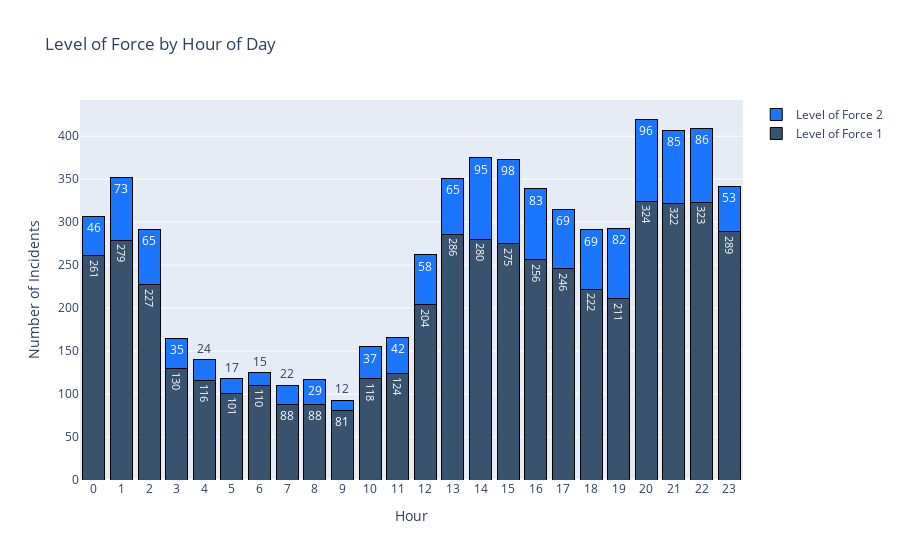

Source (notebook cell):
### Code cell
indice =  h3.index

y1 = h3['Level_Force1']
y2 = h3['Level_Force2']

fig = go.Figure()
fig.add_trace(go.Bar(
    x=indice,
    y=y1,
    name='Level of Force 1',
    marker=dict(color='rgb(55, 83, 109)', 
               line=dict(color='#000000', width=1)),
    #marker_color= 'rgb(55, 83, 109)',    
    text=y1,
    textposition='auto',
))
fig.add_trace(go.Bar(
    x=indice,
    y= y2,
    name='Level of Force 2',marker=dict(color='rgb(26, 118, 255)', 
               line=dict(color='#000000', width=1)), 
    #marker_color= 'rgb(26, 118, 255)',
    text=y2,
    textposition='auto',
    
))

fig.update_layout(
    title_text='Level of Force by Hour of Day', # title of plot
    #yaxis_title_text='Num_Incidents', # yaxis label
    #yaxis = {'title': f'{a}}, 
    #bargap=0.15, # gap between bars of adjacent location coordinates
    #bargroupgap=0.05 # gap between bars of the same location coordinates
    barmode='stack', 
    xaxis_tickangle=0, # Here we modify the tickangle of the xaxis, resulting in rotated labels.
    xaxis = dict(
        tickmode = 'linear',
        tick0 = 0,
        dtick = 1,
        title='Hour'
    ),
    yaxis = dict(
        title='Number of Incidents'
    ),
)

fig.show()

### Figure 1 — Plotly figure (JSON) as saved in the notebook; plotly's stock layout.template omitted (floating-point values rounded to 4 significant figures)
{"data": [{"marker": {"color": "rgb(55, 83, 109)", "line": {"color": "#000000", "width": 1}}, "name": "Level of Force 1", "text": [289, 323, 322, 324, 211, 222, 246, 256, 275, 280, 286, 204, 124, 118, 81, 88, 88, 110, 101, 116, 130, 227, 279, 261], "textposition": "auto", "type": "bar", "x": [23, 22, 21, 20, 19, 18, 17, 16, 15, 14, 13, 12, 11, 10, 9, 8, 7, 6, 5, 4, 3, 2, 1, 0], "y": [289, 323, 322, 324, 211, 222, 246, 256, 275, 280, 286, 204, 124, 118, 81, 88, 88, 110, 101, 116, 130, 227, 279, 261]}, {"marker": {"color": "rgb(26, 118, 255)", "line": {"color": "#000000", "width": 1}}, "name": "Level of Force 2", "text": [53, 86, 85, 96, 82, 69, 69, 83, 98, 95, 65, 58, 42, 37, 12, 29, 22, 15, 17, 24, 35, 65, 73, 46], "textposition": "auto", "type": "bar", "x": [23, 22, 21, 20, 19, 18, 17, 16, 15, 14, 13, 12, 11, 10, 9, 8, 7, 6, 5, 4, 3, 2, 1, 0], "y": [53, 86, 85, 96, 82, 69, 69, 83, 98, 95, 65, 58, 42, 37, 12, 29, 22, 15, 17, 24, 35, 65, 73, 46]}], "layout": {"autosize": true, "barmode": "stack", "title": {"text": "Level of Force by Hour of Day"}, "xaxis": {"autorange": true, "dtick": 1, "range": [-0.5, 23.5], "tick0": 0, "tickangle": 0, "tickmode": "linear", "title": {"text": "Hour"}, "type": "linear"}, "yaxis": {"autorange": true, "range": [0, 442.1], "title": {"text": "Number of Incidents"}, "type": "linear"}}}
